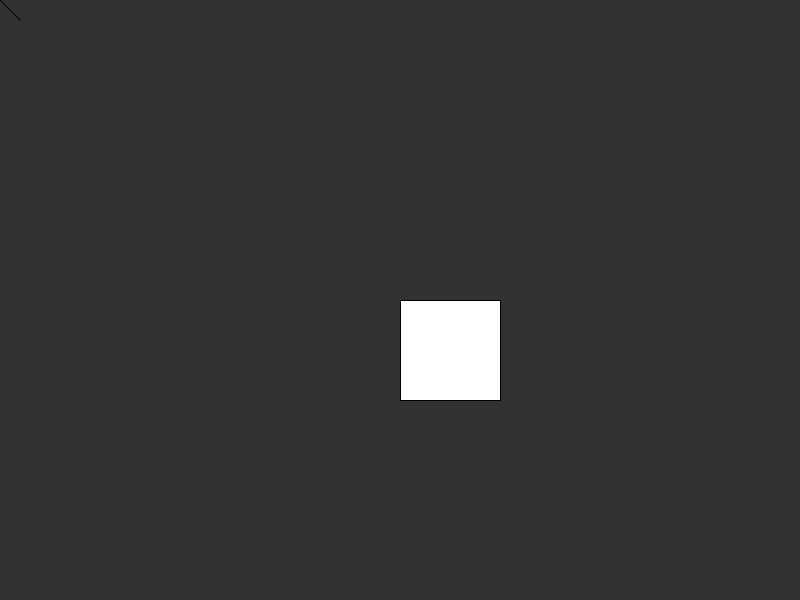
Frame 1 (no input)
Frame 60 (the mouse pressed at the canvas centre just before this capture): identical to frame 1, image omitted
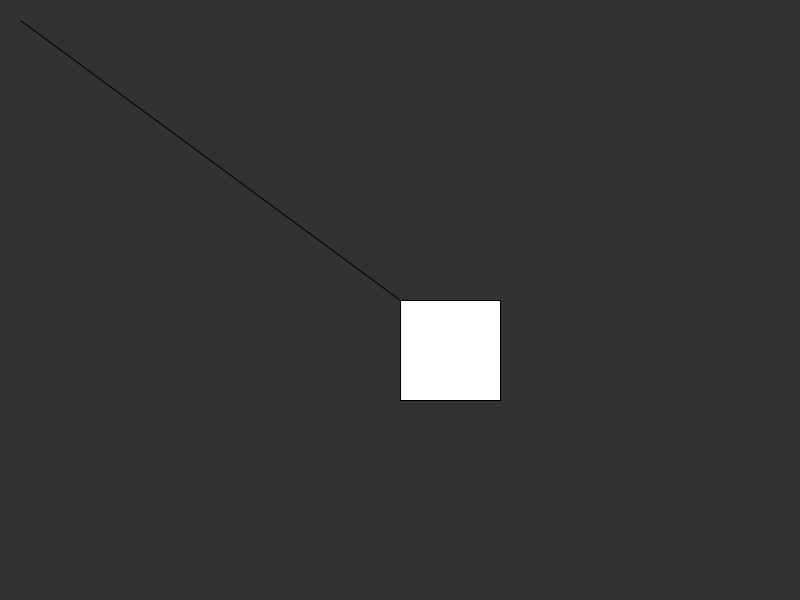
Frame 120 (the mouse held since frame 60 and released just before this capture)

The Processing sketch that drew these frames (run headless with seeded random() and noise(); from frame 60 on, the mouse is pressed at the canvas centre):

// Processing sketch: sandbox
// ── sandbox.pde
class AABB {
  float minX;
  float minY;
  float maxX;
  float maxY;

  AABB (Rectangle obj) {
    this.minX = obj.getX();
    this.minY = obj.getY();
    this.maxX = obj.getX() + obj.getW();
    this.maxY = obj.getY() + obj.getH();
  }
  
  PVector getMin() {
    return new PVector(this.minX, this.minY);
  }
  
  PVector getMax() {
    return new PVector(this.maxX, this.maxY);
  }
  
  public void draw() {
    noFill();
    stroke(color(255, 0, 0));
    rect(this.minX, this.minY, this.maxX - this.minX, this.maxY - this.minY);
  }
  
  void update(Rectangle obj) {
    this.minX = obj.getX();
    this.minY = obj.getY();
    this.maxX = obj.getX() + obj.getW();
    this.maxY = obj.getY() + obj.getH();
  }
}

class Rectangle {
  float x;
  float y;
  float w;
  float h;
  
  Rectangle(float x, float y, float w, float h) {
    this.x = x;
    this.y = y;
    this.w = w;
    this.h = h;
  }
  
  void draw() {
    rect(x, y, w, h);
  }
  
  float getX() {return this.x;}
  float getY() {return this.y;}
  float getW() {return this.w;}
  float getH() {return this.h;}
  PVector getPos() {return new PVector(this.x, this.y);}
  PVector getSize() {return new PVector(this.w, this.h);}
  
  void setX(float x) {this.x = x;}
  void setY(float y) {this.y = y;}
}

Rectangle rectOne;
AABB rectOneAABB;
PVector contactPoint;
PVector contactNormal;
float tHitNear;

boolean[] wasdKeys;

void setup() {
  size(800, 600);
  frameRate(60);
  
  rectOne = new Rectangle(width / 2, height / 2, 100, 100);
  rectOneAABB = new AABB(rectOne);
  
  wasdKeys = new boolean[4];
  wasdKeys[0] = false;
  wasdKeys[1] = false;
  wasdKeys[2] = false;
  wasdKeys[3] = false;
  
  contactPoint = new PVector(0, 0);
  contactNormal = new PVector(0, 0);
  tHitNear = 0;
}

void draw() {
  background(50);
  
  handleMoveRequest();
  rectOneAABB.update(rectOne);
  
  //rayVsRect Collision START
  PVector rayPoint = new PVector(20, 20);
  PVector rayDirection = new PVector(mouseX, mouseY).sub(rayPoint);
  //dont forget to subtract the rayPoint from rayDirection
  
  line(rayPoint.x, rayPoint.y, mouseX, mouseY);
  if (rayVsRect(rayPoint, rayDirection, rectOne) && tHitNear < 1) {
    fill(255, 0, 0);
    rectOne.draw();
    circle(contactPoint.x, contactPoint.y, 10);
    line(contactPoint.x, contactPoint.y,
         contactPoint.x + contactNormal.x * 30, contactPoint.y + contactNormal.y * 30);
  } else {
    fill(255, 255, 255);
    rectOne.draw();
  }
  //rayVsRect Collision END
  
  //rectOneAABB.draw();
}

void keyPressed() {
  if (key == 'w') {wasdKeys[0] = true;}
  if (key == 'a') {wasdKeys[1] = true;}
  if (key == 's') {wasdKeys[2] = true;}
  if (key == 'd') {wasdKeys[3] = true;}
}

void keyReleased() {
  if (key == 'w') {wasdKeys[0] = false;}
  if (key == 'a') {wasdKeys[1] = false;}
  if (key == 's') {wasdKeys[2] = false;}
  if (key == 'd') {wasdKeys[3] = false;}
}

void handleMoveRequest() {
  if (wasdKeys[0]) {
    //println("TOP");
    rectOne.setY(rectOne.getY() - 10);
  }
  if (wasdKeys[1]) {
    //println("LEFT");
    rectOne.setX(rectOne.getX() - 10);
  }
  if (wasdKeys[2]) {
    //println("BOTTOM");
    rectOne.setY(rectOne.getY() + 10);
  }
  if (wasdKeys[3]) {
    //println("RIGHT");
    rectOne.setX(rectOne.getX() + 10);
  }
}

//checks collision between a point and a rectangle
boolean pointVsRect(PVector point, Rectangle rect) {
  return point.x >= rect.getX() &&
         point.y >= rect.getY() &&
         point.x < rect.getX() + rect.getW() &&
         point.y < rect.getY() + rect.getH();
}

//checks collision between a ray and a rectangle
boolean rayVsRect(PVector rayOrigin, PVector rayDir, Rectangle target) {
  PVector tNear = vecDiv(target.getPos().sub(rayOrigin), rayDir);
  PVector tFar = vecDiv(target.getPos().add(target.getSize())
                                       .sub(rayOrigin), rayDir);
  
  if (tNear.x > tFar.x) {
    float aux = tNear.x;
    tNear.x = tFar.x;
    tFar.x = aux;
  }
  
  if (tNear.y > tFar.y) {
    float aux = tNear.y;
    tNear.y = tFar.y;
    tFar.y = aux;
  }
  
  if (tNear.x > tFar.y || tNear.y > tFar.x) {return false;}
  
  tHitNear = max(tNear.x, tNear.y);
  float tHitFar = min(tFar.x, tFar.y);
  
  if (tHitFar < 0) {return false;}
  
  contactPoint = rayOrigin.add(rayDir.mult(tHitNear));
  
  if (tNear.x > tNear.y) {
    if (rayDir.x < 0) {
      contactNormal.x = 1;
      contactNormal.y = 0;
    } else {
      contactNormal.x = -1;
      contactNormal.y = 0;
    } 
  } else if (tNear.x < tNear.y) {
    if (rayDir.y < 0) {
      contactNormal.x = 0;
      contactNormal.y = 1;
    } else {
      contactNormal.x = 0;
      contactNormal.y = -1;
    }
  }
  
  return true;
}

PVector vecDiv(PVector a, PVector b) {
  return new PVector(a.x / b.x, a.y / b.y);
}
